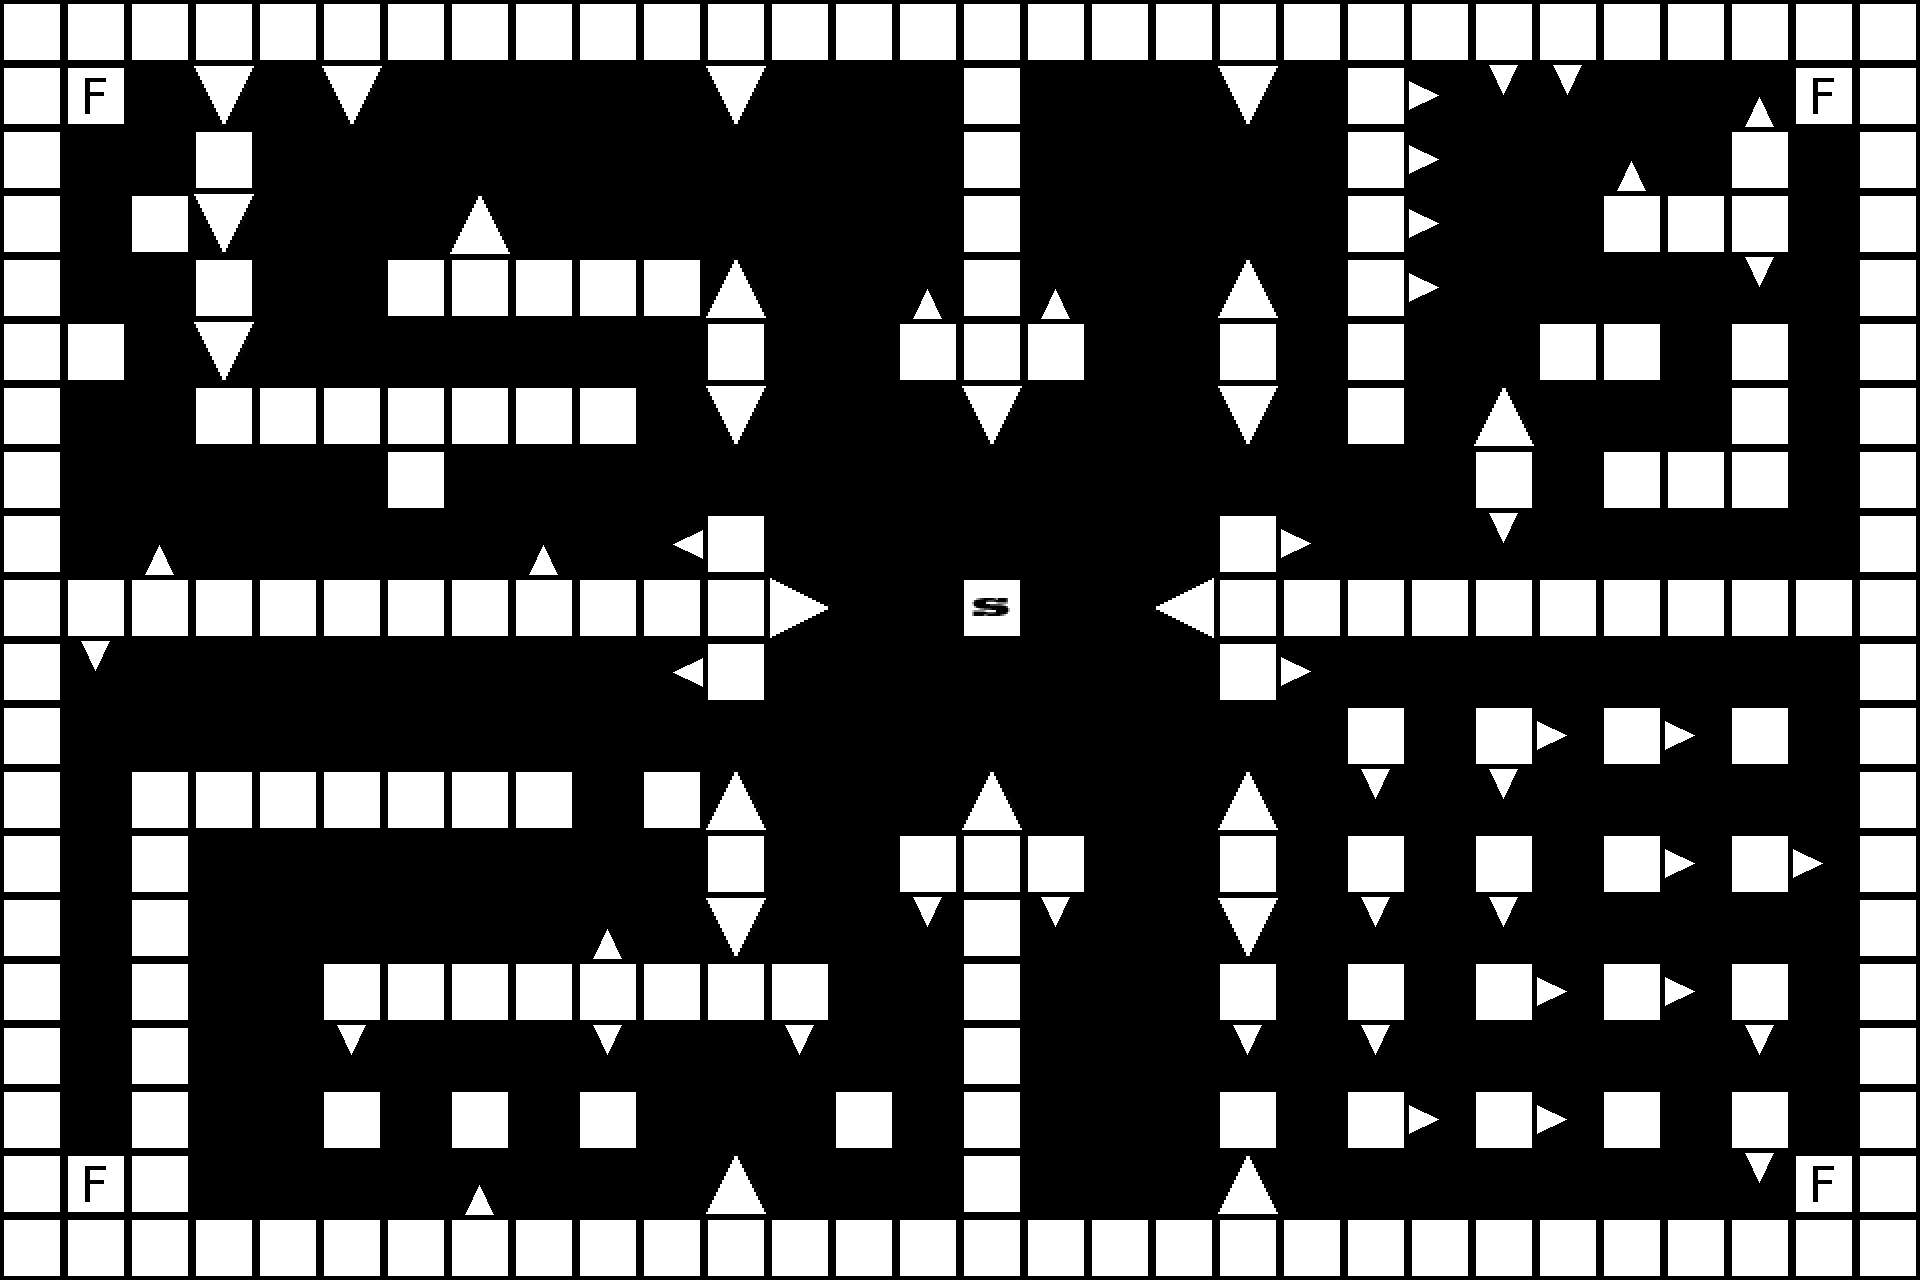

The image is a tile-based game level rendered from a .tmx file. Its description and source (layers, tilesets, objects; grid data summarised) follow:
An orthogonal 30x20 tile map with 64x64 px tiles, 1 tile layer (Blocks).

<map version="1.0" orientation="orthogonal" width="30" height="20" tilewidth="64" tileheight="64">
 <properties>
  <property name="DoubleJump" value="5" />
  <property name="GameMode" value="Race" />
  <property name="Gravity" value="3000" />
  <property name="JumpMania" value="false" />
 </properties>
 <tileset firstgid="1" name="Sheet" tilewidth="64" tileheight="64">
  <image source="../../../TextureSheets/Sheet.png" width="256" height="256" />
 </tileset>
 <objectgroup name="Objects" width="30" height="20" />
 <layer name="Blocks" width="30" height="20">
  <data>[600 cells, 288 non-empty, 11 distinct tile ids]</data>
 </layer>
</map>
